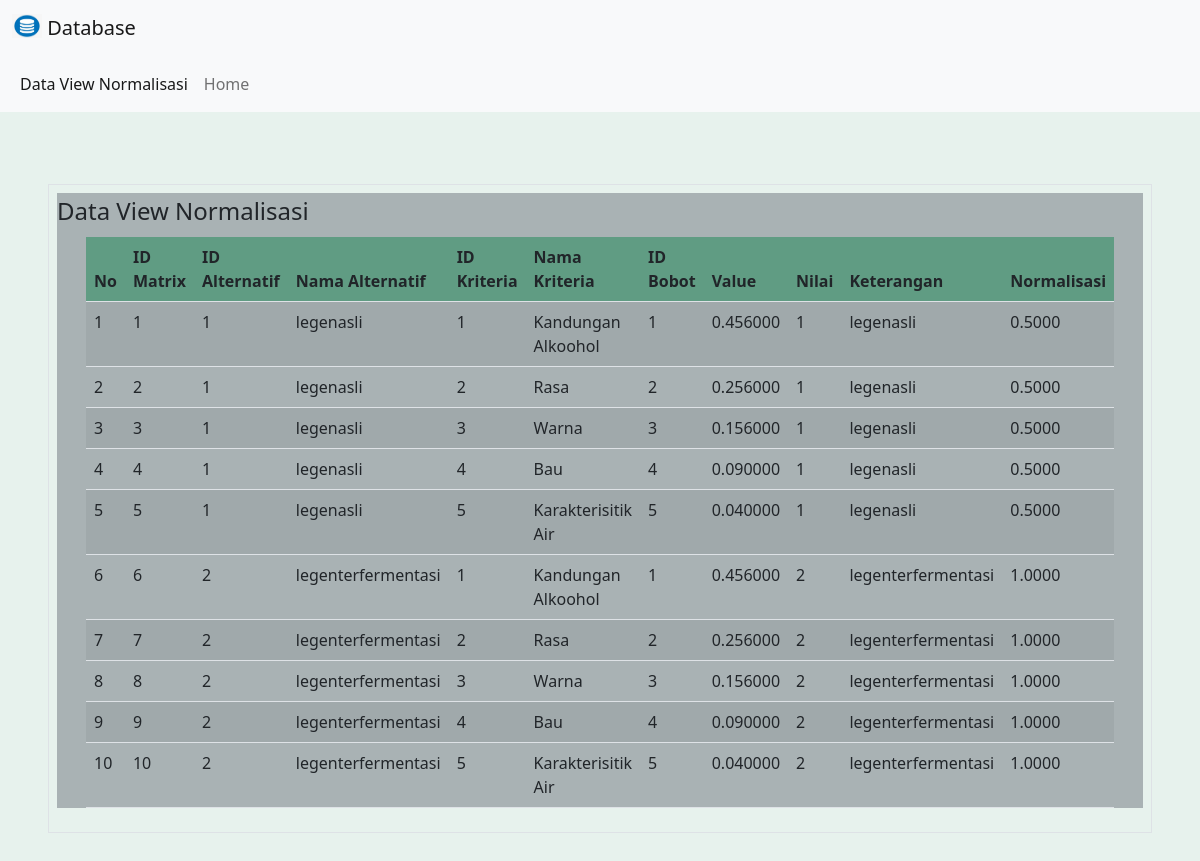
The page /data/dataViewNormalisasi.php on the database its author committed.
### tables this page shows
CREATE TABLE IF NOT EXISTS `matrixkeputusan` (
  `idmatrix` int NOT NULL AUTO_INCREMENT,
  `idalternatif` int DEFAULT NULL,
  `idbobot` int DEFAULT NULL,
  `idskala` int DEFAULT NULL,
  PRIMARY KEY (`idmatrix`),
  KEY `FK__alternatif` (`idalternatif`),
  KEY `FK__bobot` (`idbobot`),
  KEY `FK__skala` (`idskala`),
  CONSTRAINT `FK__alternatif` FOREIGN KEY (`idalternatif`) REFERENCES `alternatif` (`idalternatif`),
  CONSTRAINT `FK__bobot` FOREIGN KEY (`idbobot`) REFERENCES `bobot` (`idbobot`),
  CONSTRAINT `FK__skala` FOREIGN KEY (`idskala`) REFERENCES `skala` (`idskala`)
);

### data/dataViewNormalisasi.php (the view, shortened to what this page needs)
<!doctype html>
<html lang="en">
  <head>
    <link href="https://cdn.jsdelivr.net/npm/bootstrap@5.2.2/dist/css/bootstrap.min.css" rel="stylesheet">
  </head>
  <body class="bg-success bg-opacity-10">
<nav class="navbar bg-light">
        <div class="container-fluid">
          <a class="navbar-brand" href="#">
            <img src="logo.jpeg" alt="Logo" width="30" height="24" class="d-inline-block align-text-top">
            Database
          </a>
        </div>
      </nav>
      <nav class="navbar navbar-expand-lg bg-light">
        <div class="container-fluid">
          <div class="collapse navbar-collapse" id="navbarSupportedContent">
            <ul class="navbar-nav me-auto mb-2 mb-lg-0">
              <li class="nav-item">
                <a class="nav-link active" aria-current="page" href="#">Data View Normalisasi</a>
              </li>
              <li class="nav-item">
                <a class="nav-link " aria-current="page" href="home.html" target="_blank">Home</a>
              </li>
            </ul>
          </div>
        </div>
      </nav>
<div class="p-5">
<br>
    <fieldset class="border p-2">
    <div class="bg-secondary  bg-opacity-50">
   <legend  class="w-auto">Data View Normalisasi</legend>
   <br>
    <table class="table table-striped table-hover mx-auto w-75">
  <thead class="bg-success p-2 text-dark bg-opacity-50">
    <tr>
      <th scope="col">No</th>
      <th scope="col">ID Matrix</th>
      <th scope="col">ID Alternatif</th>
      <th scope="col">Nama Alternatif</th>
      <th scope="col">ID Kriteria</th>
      <th scope="col" >Nama Kriteria</th>
      <th scope="col">ID Bobot</th>
      <th scope="col">Value</th>
      <th scope="col">Nilai</th>
     <th scope="col">Keterangan</th>
     <th scope="col">Normalisasi</th>
    </tr>
  </thead>
</div>
  <tbody>
  <?php
include "koneksi.php";
$no=1;
$sql="Select * from vnormalisasi";
$a=$koneksi->query($sql);
while($b=$a->fetch_array()){
    ?>
    <tr>
        <td><?php echo $no++;?></td>
        <td><?php echo $b['idmatrix'];?></td>
        <td><?php echo $b['idalternatif']?></td>
        <td><?php echo $b['nmalternatif']?></td>
        <td><?php echo $b['idkriteria']?></td>
        <td><?php echo $b['nmkriteria']?></td>
        <td><?php echo $b['idbobot']?></td>
        <td><?php echo $b['value']?></td>
        <td><?php echo $b['nilai']?></td>
        <td><?php echo $b['keterangan']?></td>
        <td><?php echo $b['normalisasi']?></td>
    </tr>
    <?php
} ?>
  </tbody>
</fieldset>
</div>
  </body>
</html>

### rows shown on the page
matrixkeputusan: idmatrix "1", idalternatif "1", nmalternatif "legenasli", idkriteria "1", nmkriteria "Kandungan Alkoohol", idbobot "1", value "0.456000", nilai "1", keterangan "legenasli", normalisasi "0.5000"
matrixkeputusan: idmatrix "2", idalternatif "1", nmalternatif "legenasli", idkriteria "2", nmkriteria "Rasa", idbobot "2", value "0.256000", nilai "1", keterangan "legenasli", normalisasi "0.5000"
matrixkeputusan: idmatrix "3", idalternatif "1", nmalternatif "legenasli", idkriteria "3", nmkriteria "Warna", idbobot "3", value "0.156000", nilai "1", keterangan "legenasli", normalisasi "0.5000"
matrixkeputusan: idmatrix "4", idalternatif "1", nmalternatif "legenasli", idkriteria "4", nmkriteria "Bau", idbobot "4", value "0.090000", nilai "1", keterangan "legenasli", normalisasi "0.5000"
matrixkeputusan: idmatrix "5", idalternatif "1", nmalternatif "legenasli", idkriteria "5", nmkriteria "Karakterisitik Air", idbobot "5", value "0.040000", nilai "1", keterangan "legenasli", normalisasi "0.5000"
matrixkeputusan: idmatrix "6", idalternatif "2", nmalternatif "legenterfermentasi", idkriteria "1", nmkriteria "Kandungan Alkoohol", idbobot "1", value "0.456000", nilai "2", keterangan "legenterfermentasi", normalisasi "1.0000"
matrixkeputusan: idmatrix "7", idalternatif "2", nmalternatif "legenterfermentasi", idkriteria "2", nmkriteria "Rasa", idbobot "2", value "0.256000", nilai "2", keterangan "legenterfermentasi", normalisasi "1.0000"
matrixkeputusan: idmatrix "8", idalternatif "2", nmalternatif "legenterfermentasi", idkriteria "3", nmkriteria "Warna", idbobot "3", value "0.156000", nilai "2", keterangan "legenterfermentasi", normalisasi "1.0000"
matrixkeputusan: idmatrix "9", idalternatif "2", nmalternatif "legenterfermentasi", idkriteria "4", nmkriteria "Bau", idbobot "4", value "0.090000", nilai "2", keterangan "legenterfermentasi", normalisasi "1.0000"
matrixkeputusan: idmatrix "10", idalternatif "2", nmalternatif "legenterfermentasi", idkriteria "5", nmkriteria "Karakterisitik Air", idbobot "5", value "0.040000", nilai "2", keterangan "legenterfermentasi", normalisasi "1.0000"
